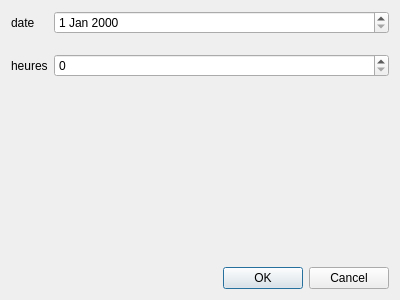
<?xml version="1.0" encoding="UTF-8"?>
<ui version="4.0">
 <class>addabsence</class>
 <widget class="QDialog" name="addabsence">
  <property name="geometry">
   <rect>
    <x>0</x>
    <y>0</y>
    <width>400</width>
    <height>300</height>
   </rect>
  </property>
  <property name="windowTitle">
   <string>ajouter une absence</string>
  </property>
  <layout class="QVBoxLayout" name="verticalLayout">
   <item>
    <layout class="QFormLayout" name="formLayout">
     <property name="verticalSpacing">
      <number>20</number>
     </property>
     <item row="0" column="0">
      <widget class="QLabel" name="dateLabel">
       <property name="text">
        <string>date</string>
       </property>
      </widget>
     </item>
     <item row="0" column="1">
      <widget class="QDateEdit" name="dateDateEdit"/>
     </item>
     <item row="1" column="0">
      <widget class="QLabel" name="heureLabel">
       <property name="text">
        <string>heures</string>
       </property>
      </widget>
     </item>
     <item row="1" column="1">
      <widget class="QSpinBox" name="heureSpinBox"/>
     </item>
    </layout>
   </item>
   <item>
    <widget class="QDialogButtonBox" name="buttonBox">
     <property name="orientation">
      <enum>Qt::Horizontal</enum>
     </property>
     <property name="standardButtons">
      <set>QDialogButtonBox::Cancel|QDialogButtonBox::Ok</set>
     </property>
    </widget>
   </item>
  </layout>
 </widget>
 <resources/>
 <connections>
  <connection>
   <sender>buttonBox</sender>
   <signal>accepted()</signal>
   <receiver>addabsence</receiver>
   <slot>accept()</slot>
   <hints>
    <hint type="sourcelabel">
     <x>248</x>
     <y>254</y>
    </hint>
    <hint type="destinationlabel">
     <x>157</x>
     <y>274</y>
    </hint>
   </hints>
  </connection>
  <connection>
   <sender>buttonBox</sender>
   <signal>rejected()</signal>
   <receiver>addabsence</receiver>
   <slot>reject()</slot>
   <hints>
    <hint type="sourcelabel">
     <x>316</x>
     <y>260</y>
    </hint>
    <hint type="destinationlabel">
     <x>286</x>
     <y>274</y>
    </hint>
   </hints>
  </connection>
 </connections>
</ui>
